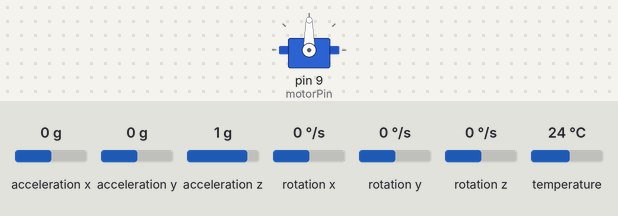
A sketch run on a simulated Arduino Leonardo, built with avr-gcc and run on an emulated ATmega32U4. Parts: servo. Inputs (shaded band) come from the test bench; at power-on: acceleration x 0 g, acceleration y 0 g, acceleration z 1 g, rotation x 0 °/s, rotation y 0 °/s, rotation z 0 °/s, temperature 24 °C. What the sketch prints to the serial monitor is not drawn.

Above: at 1.2 s.
1.3 s: acceleration x set to -1.4 g
At 1.9 s:
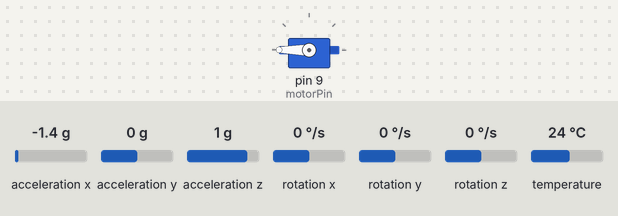
At 2.49 s:
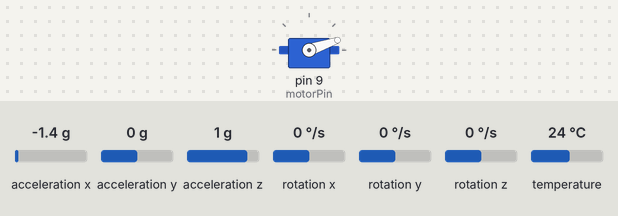
4.3 s: acceleration x set to -0.8 g
Timing chart, 0 to 8.4 s (numbered marks = the images above; inputs shaded):
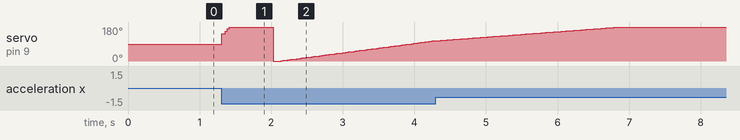

The sketch:

ballance.ino
```cpp
#include <Adafruit_MPU6050.h>
#include <Adafruit_Sensor.h>
#include <Wire.h>
#include <Servo.h>
Servo servo;
Adafruit_MPU6050 mpu;

#define setPoint 0
#define Kp 2.5
#define Ki 0.5
#define Kd 1
#define motorPin 9

double previous_error = 0;
double integral = 0;
double output;

void setup() {
  servo.attach(motorPin);
Serial.begin(9600);
  servo.write(90); // Set the servo motor to the initial position
   while (!Serial)
    delay(10); // will pause Zero, Leonardo, etc until serial console opens

  Serial.println("Adafruit MPU6050 test!");

  // Try to initialize!
  if (!mpu.begin()) {
    Serial.println("Failed to find MPU6050 chip");
    while (1) {
      delay(10);
    }
  }
  Serial.println("MPU6050 Found!");

  mpu.setAccelerometerRange(MPU6050_RANGE_8_G);
}

void loop() {
  sensors_event_t a, g, temp;
  mpu.getEvent(&a, &g, &temp);

  /* Print out the values */
  Serial.print("Acceleration X: ");
  Serial.print(a.acceleration.x);
  double angleX = a.acceleration.x; // Get the tilt angle of the platform along the X-axis
  double error = setPoint - angleX; // Calculate the error

  integral += error;
  double derivative = error - previous_error;

  output = Kp * error + Ki * integral + Kd * derivative;

  // Map the output to the servo motor position
  int servoPos = map(output, -90, 90, 0, 180);
  servo.write(servoPos);

  previous_error = error;

  delay(10);
}
```
